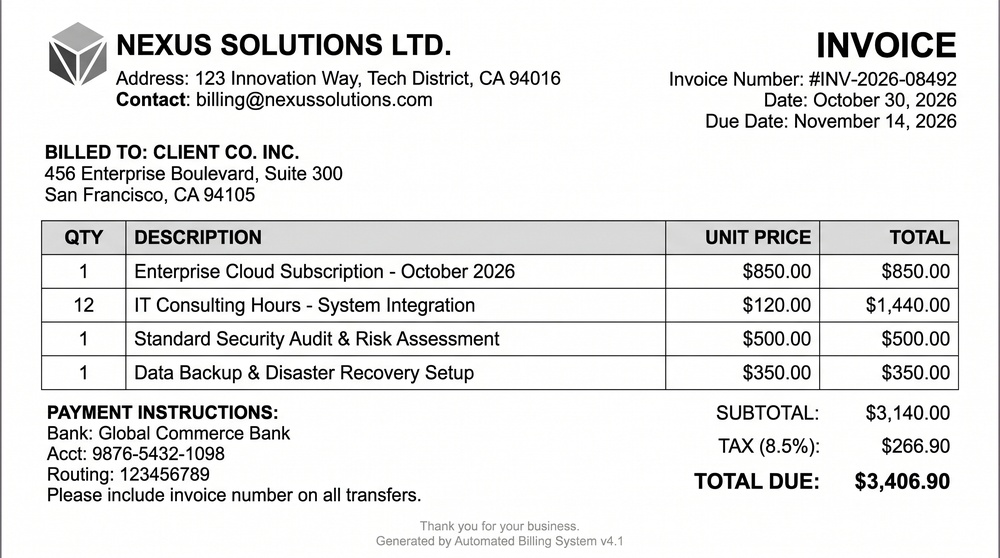
#> input picture backend/python/_noise/samples/AI.jfif, 1000 x 558 px, shrunk from 2752 x 1536 before the run
$ python -i ocr_service.py   (imports and definitions only)
#> lines starting #> are read from the running program, lines starting #| are printed output that depends on the picture; after the words box and inside, x2 and y2 are one past the last pixel; in counts of white or black regions, pixels touching at a corner belong together
#> further down, picture is the input picture: shape (558, 1000, 3); mean B, G, R 231.1, 231.4, 231.4
# [115 lines of commented-out code are left out]
import json
import os
import sys

from pathlib import Path
import cv2
import numpy as np

from paddleocr import PaddleOCR

# Suppress PaddlePaddle C++ INFO and WARNING logs
os.environ["GLOG_minloglevel"] = "2"
os.environ["FLAGS_allocator_strategy"] = "naive_best_fit"

# force stdout use UTF-8
# [2 lines not run here, left out]

# load memory once
# [1 line that did not run here, left out]

# Temporary folder for images with text transparent layer
TEMP_TRANSPARENT_DIR = Path(os.path.dirname(__file__)) / "temp_transparent"
# [1 line not run here, left out]
DILATE_KERNEL_SIZE = 12  #Expand the mask to cover anti-aliased edges of large text

# [31 lines left out: function detect_table_lines, not called in this run]


def detect_graphics(image: np.ndarray) -> np.ndarray:
    """Box compact, high-contrast foreground on the invoice paper."""
    height, width = image.shape[:2]
#> height = 558; width = 1000
    scale = min(height, width)
#> scale = 558
    # Estimate paper colour on a small grid. Smooth only the detection copy.
    paper = np.median(image[::16, ::16], axis=(0, 1)).astype(np.uint8)
#> paper = [254, 254, 254]
    smooth = cv2.medianBlur(image, 3)
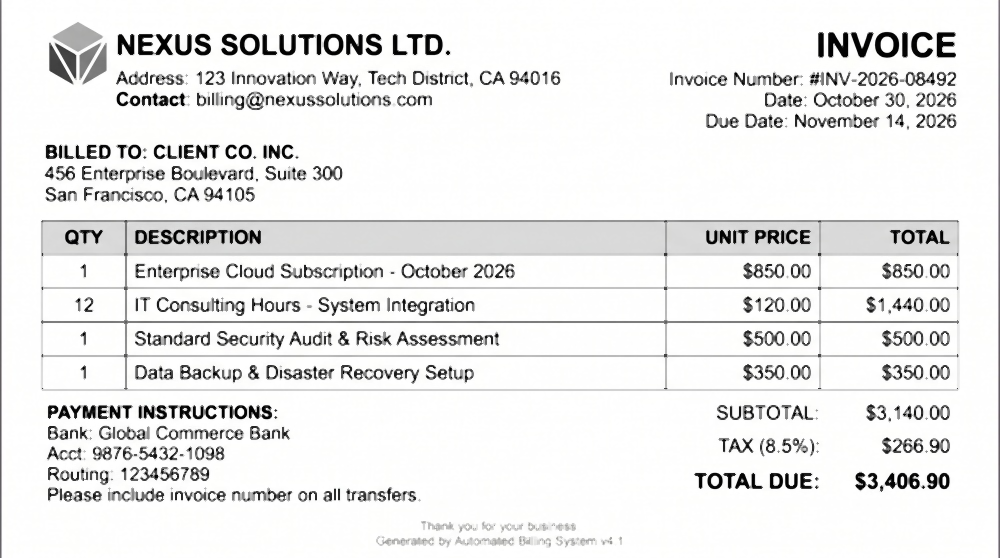
#> smooth: shape (558, 1000, 3); mean B, G, R 234.1, 234.4, 234.4
    contrast = cv2.absdiff(smooth, tuple(map(float, paper)) + (0.0,))
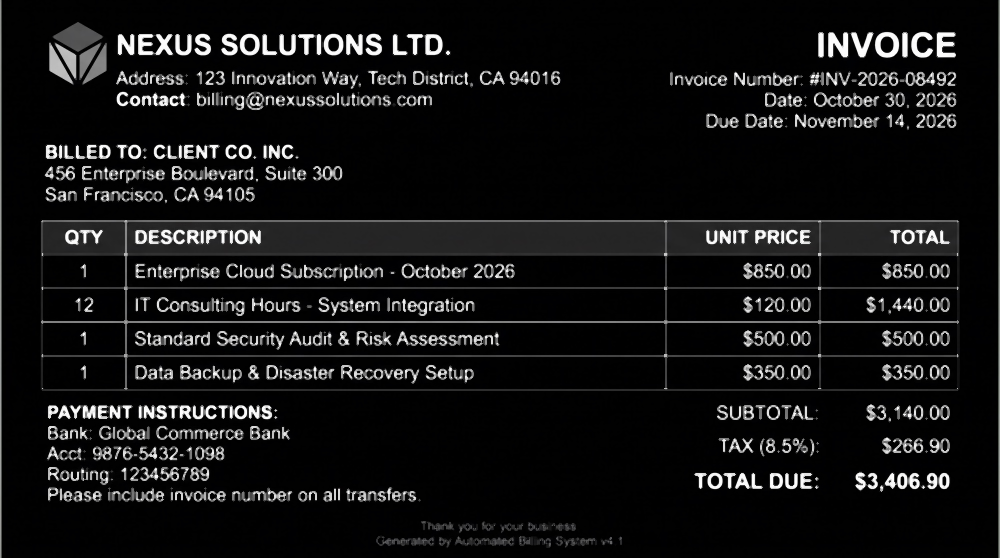
#> contrast: shape (558, 1000, 3); mean B, G, R 20.4, 20.2, 20.2
    ink = (contrast.max(axis=2) >= 35).astype(np.uint8)
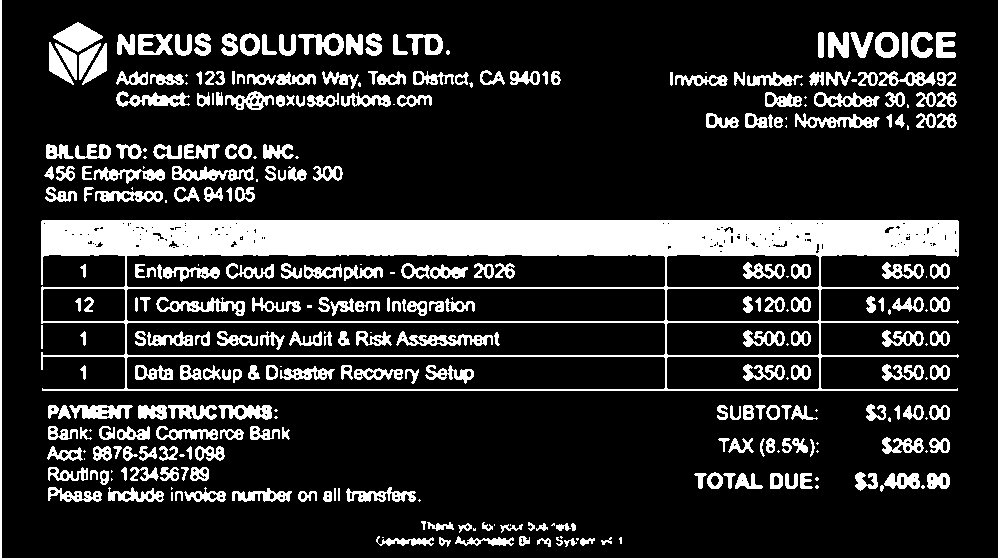
#> ink: shape (558, 1000); values 0 (black) and 1 (white), 17.1% white; 339 white regions (72 under 20 px), largest, box (x1, y1, x2, y2) and area: (41, 220, 959, 391) 40500, (0, 0, 2, 558) 1116, (998, 0, 1000, 558) 1116
    radius = max(1, round(scale * 0.002))
#> radius = 1
    kernel = cv2.getStructuringElement(cv2.MORPH_ELLIPSE, (2 * radius + 1,) * 2)
#> kernel = [[0, 1, 0], [1, 1, 1], [0, 1, 0]]
    joined = cv2.morphologyEx(ink, cv2.MORPH_CLOSE, kernel)
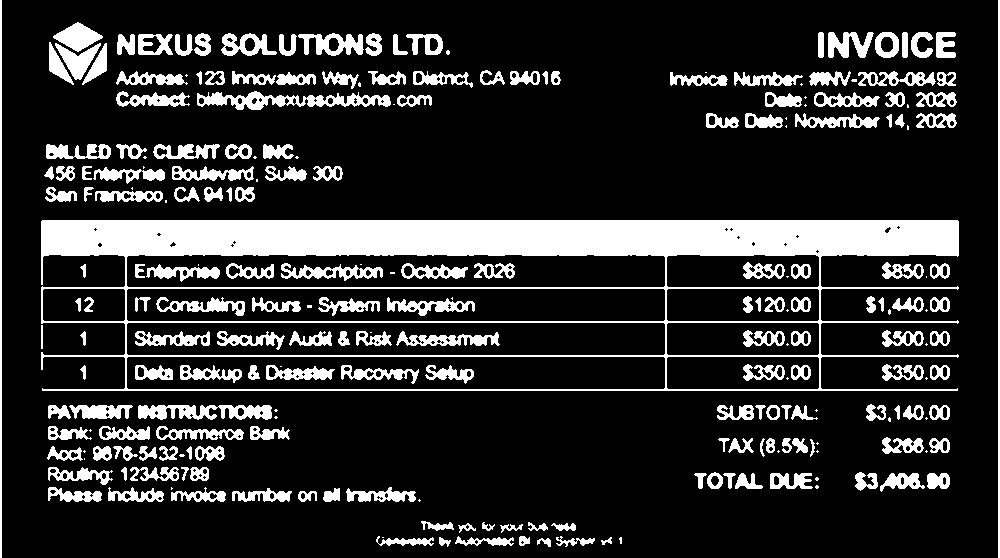
#> joined: shape (558, 1000); values 0 (black) and 1 (white), 17.8% white; 241 white regions (55 under 20 px)
    contours, _ = cv2.findContours(joined, cv2.RETR_EXTERNAL, cv2.CHAIN_APPROX_SIMPLE)
#> contours = 195 contours, 44 with area under 20; largest, box (x1, y1, x2, y2) and area: (41, 220, 959, 391) 129584, (197, 91, 391, 110) 1624, (138, 405, 272, 420) 1241, (298, 33, 364, 56) 841, (221, 33, 277, 56) 748
    mask = np.zeros((height, width), dtype=np.uint8)
    for contour in contours:
        x, y, w, h = cv2.boundingRect(contour)
        if min(w, h) < max(8, scale * 0.018) or max(w, h) > 8 * min(w, h):
            continue
        # Sparse frames and large grids must leave their interiors available.
        if w * h > 0.15 * width * height or ink[y:y+h, x:x+w].mean() < 0.15:
            continue
        mask[max(0, y-radius):y+h+radius, max(0, x-radius):x+w+radius] = 255
#> this loop made 195 passes
#> (x, y, w, h) on passes 1 to 3: (537, 538, 14, 9), (619, 537, 3, 7), (601, 537, 11, 8)
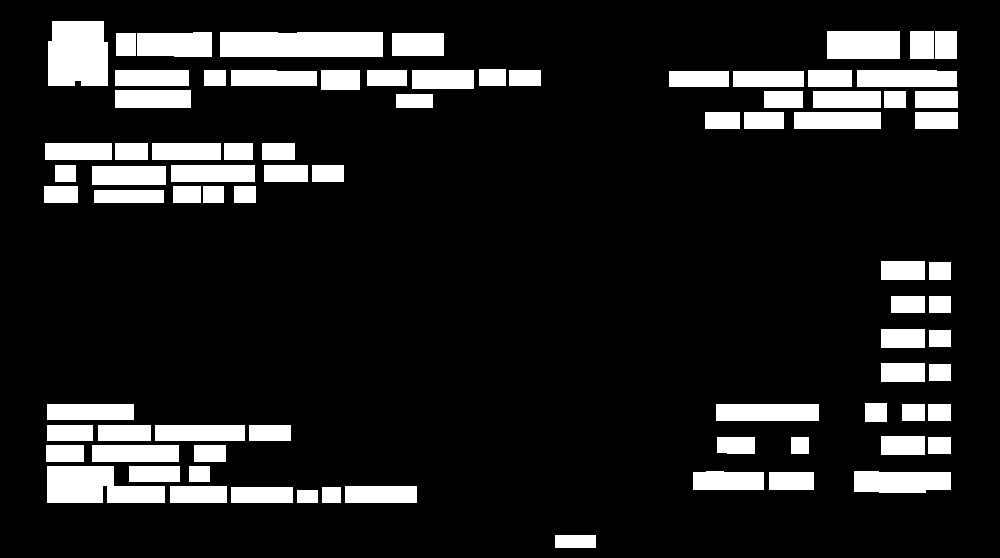
#> mask: shape (558, 1000); 13.5% white; 81 white regions, largest, box (x1, y1, x2, y2) and area: (220, 32, 383, 57) 4056, (48, 21, 108, 86) 3706, (47, 466, 165, 503) 3278
    return mask


# [53 lines left out: function extract_text_from_image, not called in this run]

def extract_image(target_image):
    extract_text_from_image(target_image)
    detect_table_lines(target_image,)

# [14 lines not run here, left out]

>>> import cv2
>>> picture = cv2.imread('_noise/samples/AI.jfif')
>>> result = detect_graphics(picture)

$ run again, on backend/python/_noise/samples/_ai.png
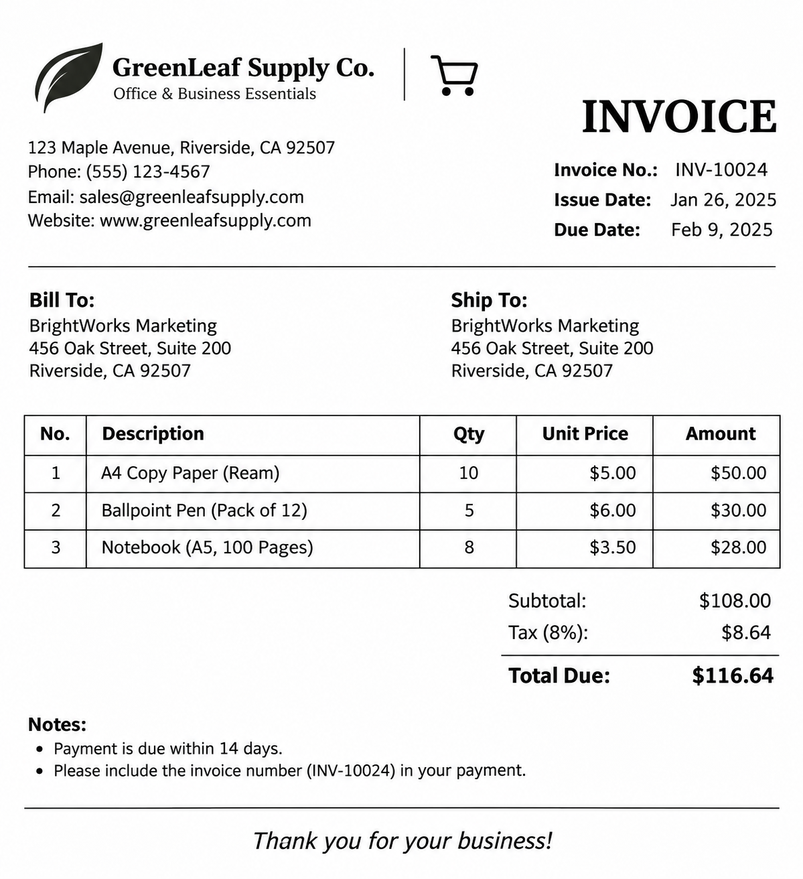
#> input picture backend/python/_noise/samples/_ai.png, 803 x 879 px, shrunk from 1199 x 1312 before the run
#> picture is the input picture: shape (879, 803, 3); mean B, G, R 239, 239, 239
#> paper = [254, 254, 254]
#> in detect_graphics, `ink = (contrast.max(axis=2) >= 35).astype(np.uint8)`:
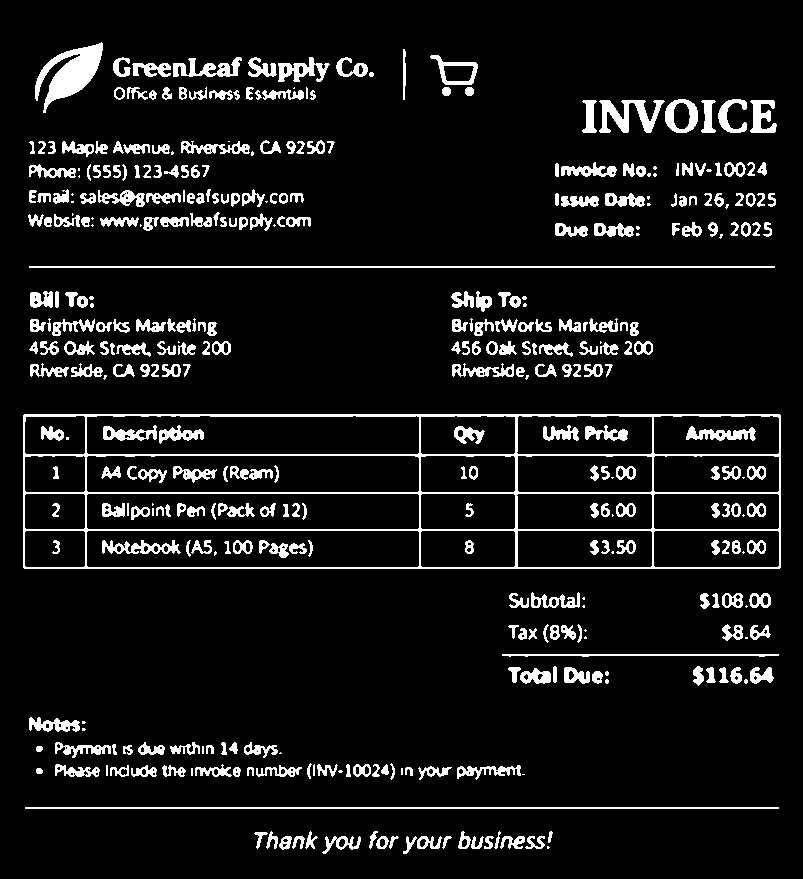
#> ink: shape (879, 803); values 0 (black) and 1 (white), 8.6% white; 393 white regions (60 under 20 px), largest, box (x1, y1, x2, y2) and area: (23, 414, 781, 569) 10185, (35, 42, 103, 113) 2147, (25, 807, 779, 809) 1508
#> joined: shape (879, 803); values 0 (black) and 1 (white), 10.6% white; 141 white regions (8 under 20 px)
#> contours = 107 contours, 5 with area under 20; largest, box (x1, y1, x2, y2) and area: (23, 414, 781, 569) 116576, (35, 42, 103, 113) 2038, (80, 189, 304, 207) 1920, (100, 212, 311, 231) 1682, (718, 99, 777, 133) 1630
#> the loop in detect_graphics, `for contour in contours:` made 107 passes
#> (x, y, w, h) on passes 1, 2, 3, 4, 5, 7, 8, 9: (403, 836, 49, 18), (322, 836, 39, 18), (458, 831, 95, 18), (369, 831, 30, 18), (254, 831, 64, 19), (36, 768, 7, 6), (401, 767, 12, 9), (418, 766, 34, 14)
#> after the loop in detect_graphics, `for contour in contours:`:
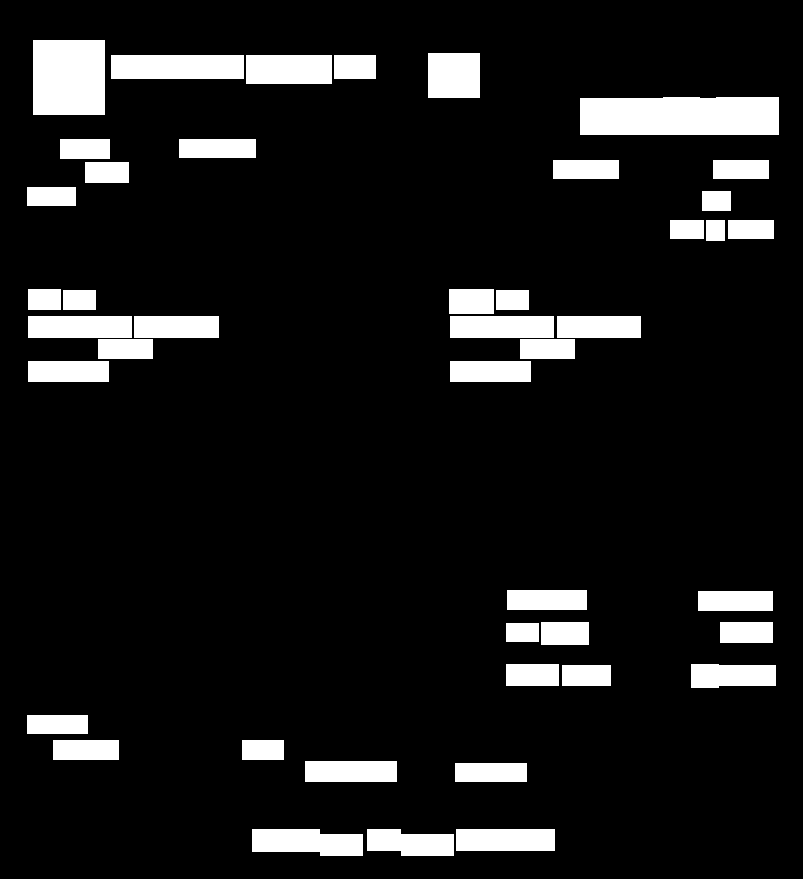
#> mask: shape (879, 803); 10.1% white; 44 white regions, largest, box (x1, y1, x2, y2) and area: (580, 97, 779, 135) 7463, (33, 40, 105, 115) 5400, (111, 55, 244, 79) 3192
